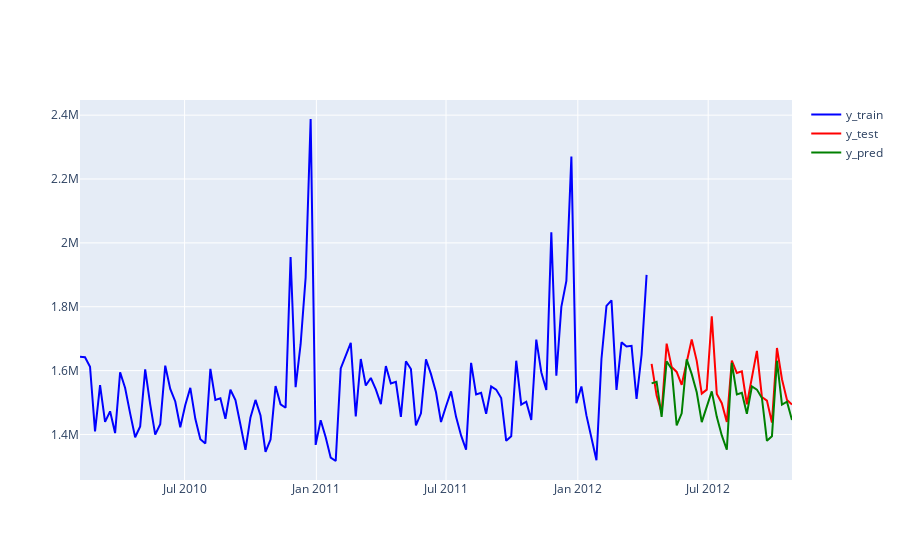

The cell this chart's notebook holds for it:
### Code cell
fh = np.arange(1,len(y_test)+1)

gscv.fit(transformed_df, fh=fh)
y_pred = inverse_transform(gscv.predict(fh))
plot_ys(y_train, y_test, y_pred, labels=["y_train", "y_test", "y_pred"])
mape_loss(y_test, y_pred)
